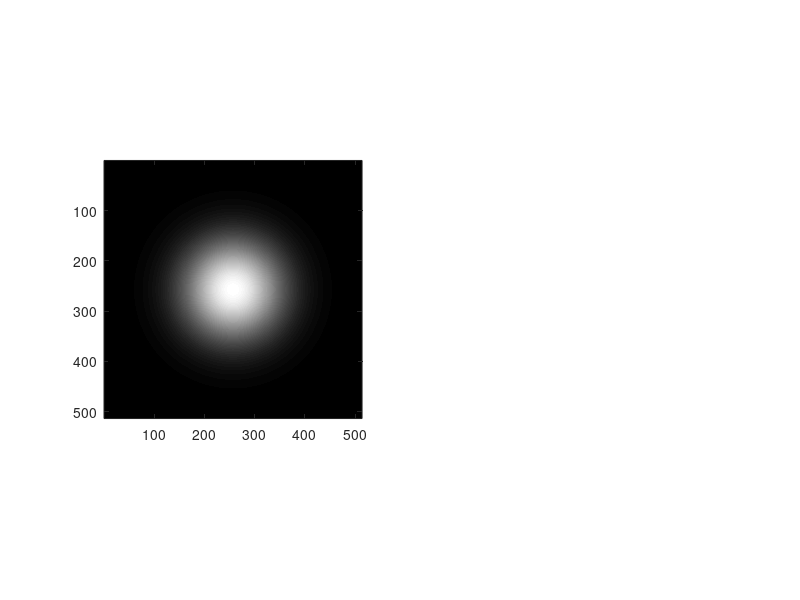

This chart was generated by the following MATLAB code: (Note: this script raises an error after producing the figure.)
clc; clear all;

% A = double(rgb2gray(imread('ngc6543a.jpg')));
nx = 512;
lx = 15;
lxh = lx/2;
dx = lx/nx;
d = 4;

[Rx, Ry] = meshgrid(0:dx:lx);
x =[lxh-d, lxh; lxh+d, lxh];
x =[lxh, lxh];
sigma = 2;
A0 = zeros(size(Rx));
for i = 1:1
    A0 = A0 + exp(-0.5*((Rx-x(i, 1)).^2+(Ry-x(i, 2)).^2)/sigma^2);
end;

figure(1);
subplot(1, 2, 1)
imagesc(A0);
axis image;
colormap gray;


dRx = dx;
dRy = dx;
sigma = 4;
tic;
Ab = get_convolution_gaussian(A0, dRx, dRy, sigma);
toc;
subplot(1, 2, 2)
imagesc(Ab);
axis image;
colormap gray;

% dRx = 1;
% dRy = 1;
% sigma = 5;
% tic;
% Ab = get_convolution_gaussian(A, dRx, dRy, sigma);
% toc;
% 
% figure(1);
% subplot(1, 2, 1);
% imagesc(A);
% axis image;
% axis image;
% subplot(1, 2, 2);
% imagesc(Ab);
% axis image;
% colormap gray;
% axis image;